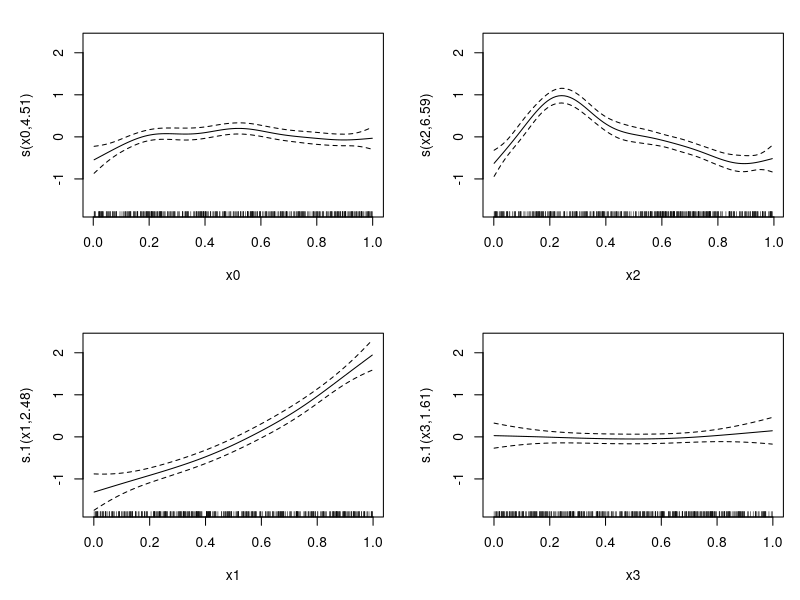
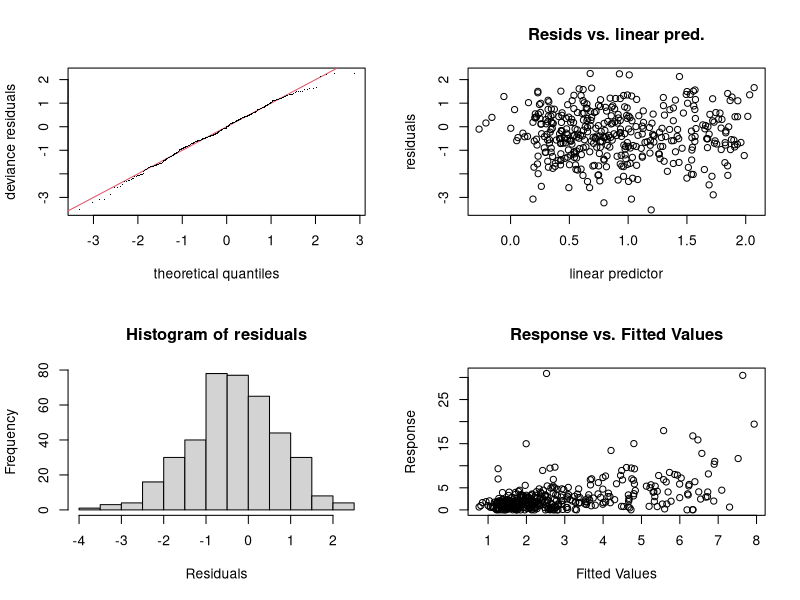
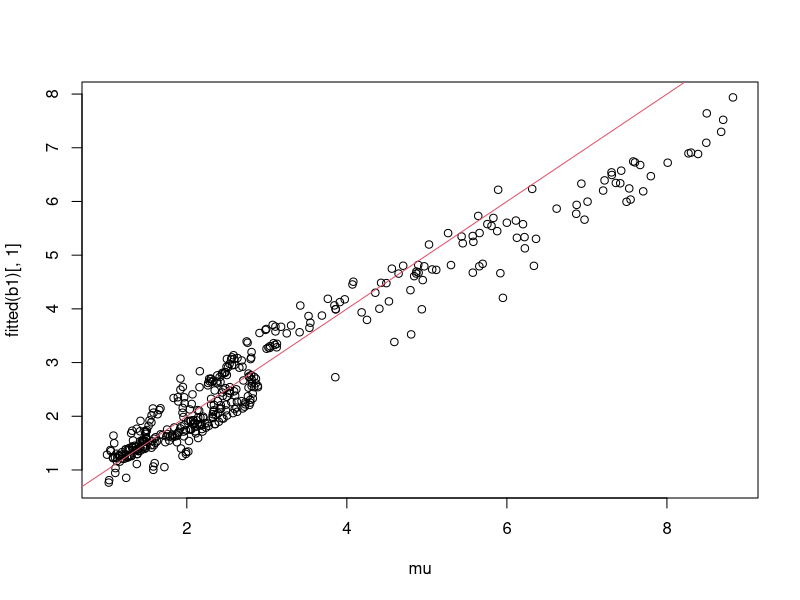
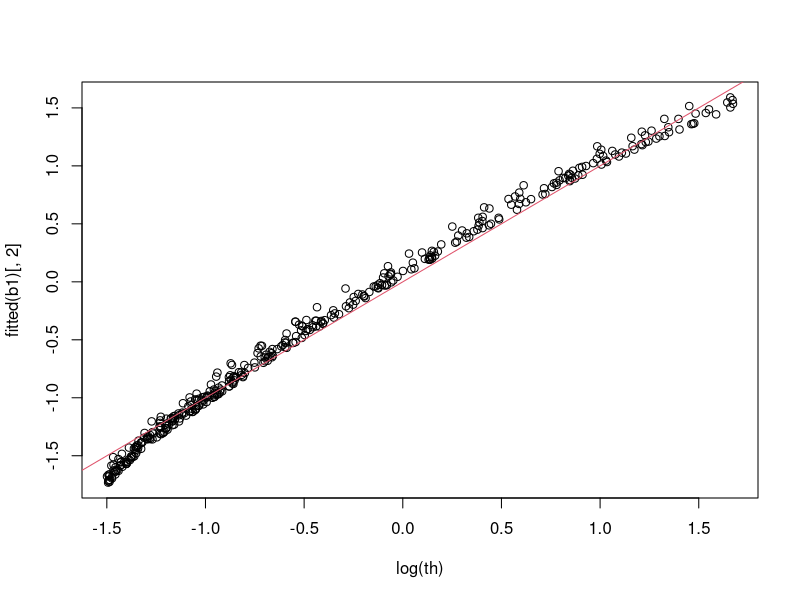
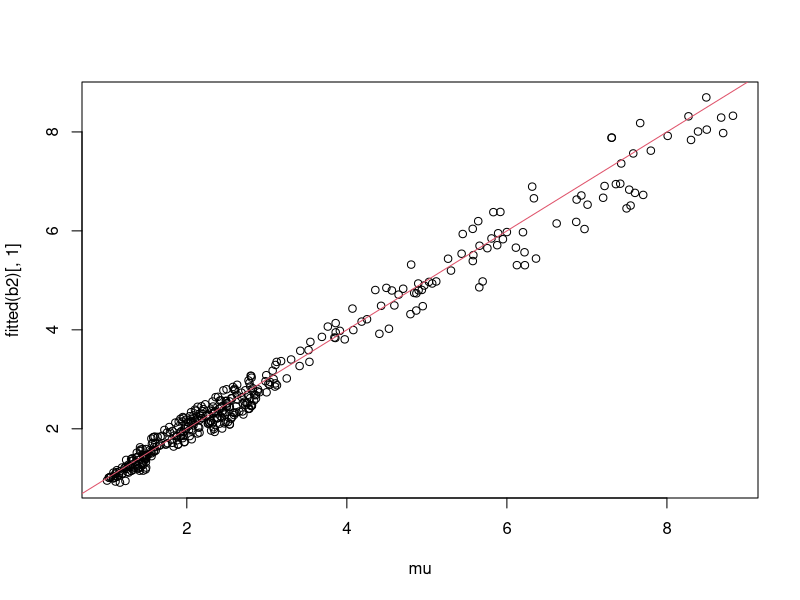
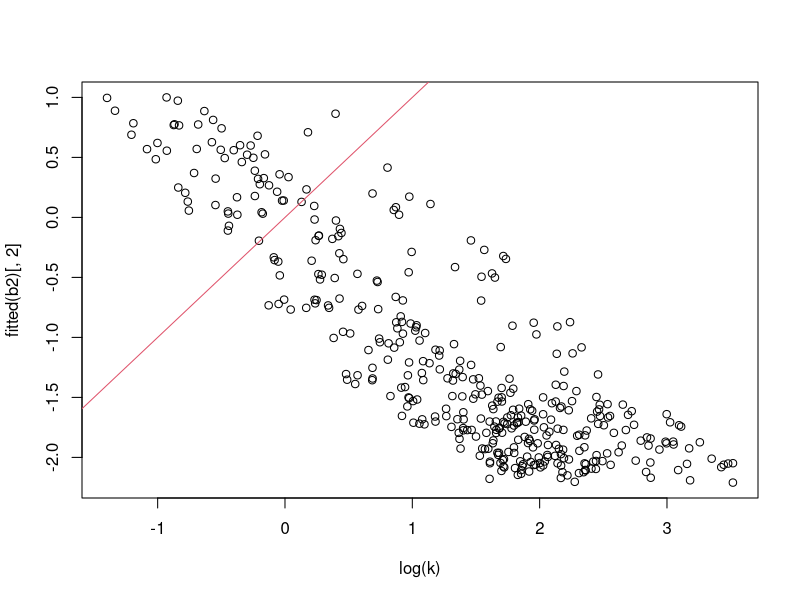
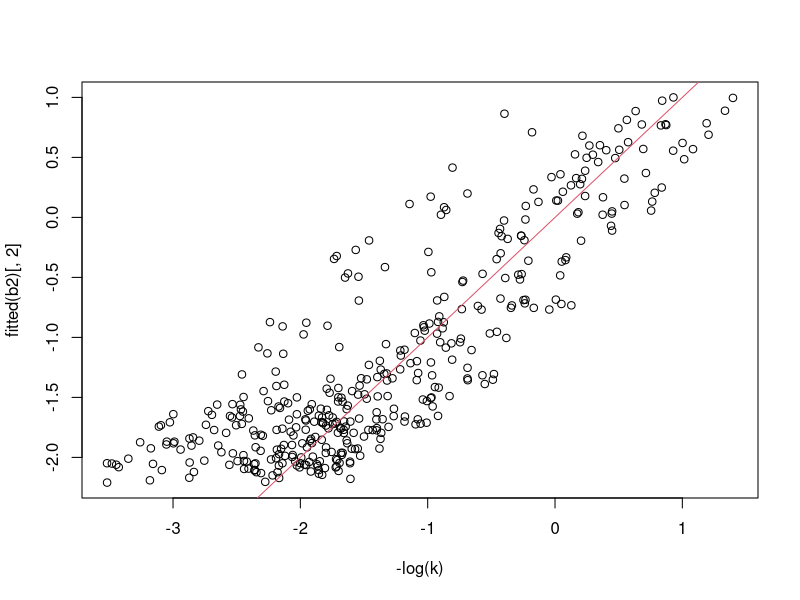
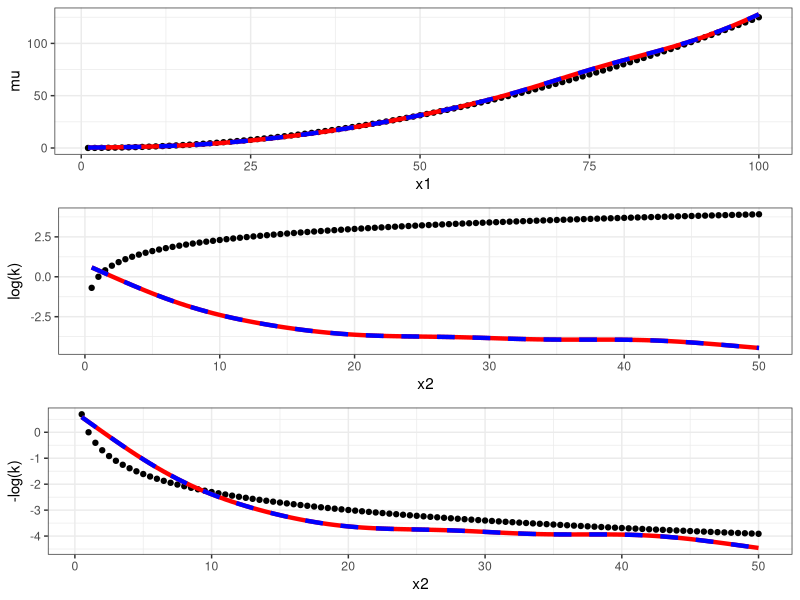

These figures' R source, in order:
# code from ?mgcv::gammals
library(mgcv)
## simulate some data
f0 <- function(x) 2 * sin(pi * x)
f1 <- function(x) exp(2 * x)
f2 <- function(x) 0.2 * x^11 * (10 * (1 - x))^6 + 10 * 
  (10 * x)^3 * (1 - x)^10
f3 <- function(x) 0 * x
n <- 400;set.seed(9)
x0 <- runif(n);x1 <- runif(n);
x2 <- runif(n);x3 <- runif(n);
mu <- exp((f0(x0)+f2(x2))/5)
th <- exp(f1(x1)/2-2)
y <- rgamma(n,shape=1/th,scale=mu*th)

b1 <- gam(list(y~s(x0)+s(x2),~s(x1)+s(x3)),family=gammals)
plot(b1,pages=1)
summary(b1)
gam.check(b1)
plot(mu,fitted(b1)[,1]);abline(0,1,col=2)
plot(log(th),fitted(b1)[,2]);abline(0,1,col=2)

# but shape should be k = mu / theta, where theta is the scale?
set.seed(1)
k <- mu / th
y <- rgamma(n, shape = k, scale = th)

b2 <- gam(list(y ~ s(x0) + s(x2), ~ s(x1) + s(x3)), family = gammals)
plot(mu, fitted(b2)[ , 1]); abline(0, 1, col = 2)
plot(log(k), fitted(b2)[ , 2]); abline(0, 1, col = 2)
plot(-log(k), fitted(b2)[ , 2]); abline(0, 1, col = 2) # fit = -log(shape)?

# a different example:
library('tibble')
library('dplyr')
library('purrr')
library('ggplot2')
library('cowplot')
theme_set(theme_bw())

rm(list = ls())

set.seed(1)
K <- 100
d <- tibble(x1 = 1:K,
            x2 = 1:K * 0.5,
            k = x1 - x2,             # shape
            theta = 0.05 * x2,       # scale
            mu = k * theta,          # mean
            sigma2 = mu * theta) %>% # variance
  mutate(y = map2_dbl(k, theta,
                      function(x, y) rgamma(n = 1, shape = x, scale = y)))
m <- gam(list(y ~ s(x1) + s(x2), ~ s(x2)),
         family = gammals(), data = d, method = 'REML')

# too lazy to prevent warning
link <- bind_cols(d, as_tibble(predict(m, type = 'link')))
resp <- bind_cols(d, as_tibble(predict(m, type = 'response'))) %>%
  mutate(s2 = exp(log(V1) + V2))

# link scale: red, response scale: blue dashes
plot_grid(
  # mean: simple log link
  ggplot() +
    geom_point(aes(x1, mu), d) + # true mean
    geom_line(aes(x1, exp(V1)), link, color = 'red', lwd = 1.5) +
    geom_line(aes(x1, V1), resp, color = 'blue', lwd = 1.5, lty = 'dashed'),
  # shape: log(resp) = b + log(1+exp(link))
  ggplot() +
    geom_point(aes(x2, log(k)), d) + # true shape
    geom_line(aes(x2, -7 + log(1+exp(V2))), link, color = 'red', lwd = 1.5) +
    geom_line(aes(x2, V2), resp, color = 'blue', lwd = 1.5, lty = 'dashed'),
  ggplot() +
    geom_point(aes(x2, -log(k)), d) + # true shape
    geom_line(aes(x2, -7 + log(1+exp(V2))), link, color = 'red', lwd = 1.5) +
    geom_line(aes(x2, V2), resp, color = 'blue', lwd = 1.5, lty = 'dashed'),
  ncol = 1)

# gammals() uses a simple log() link for mean
as_tibble(cbind(predict(m, type = 'response'),
                predict(m, type = 'link'))) %>%
  mutate(disagree = V1 != exp(V3)) %>%
  pull(disagree) %>%
  sum() # all values agree

# V2 on response scale = -7 + log(1 + exp(V2 on link scale))
# how to transform back to actual shape parameter?
# see details in ?gammals
as_tibble(cbind(predict(m, type = 'response'),
                predict(m, type = 'link'))) %>%
  mutate(disagree = V2 != -7 + log(1 + exp(V4))) %>%
  pull(disagree) %>%
  sum() # all values agree
